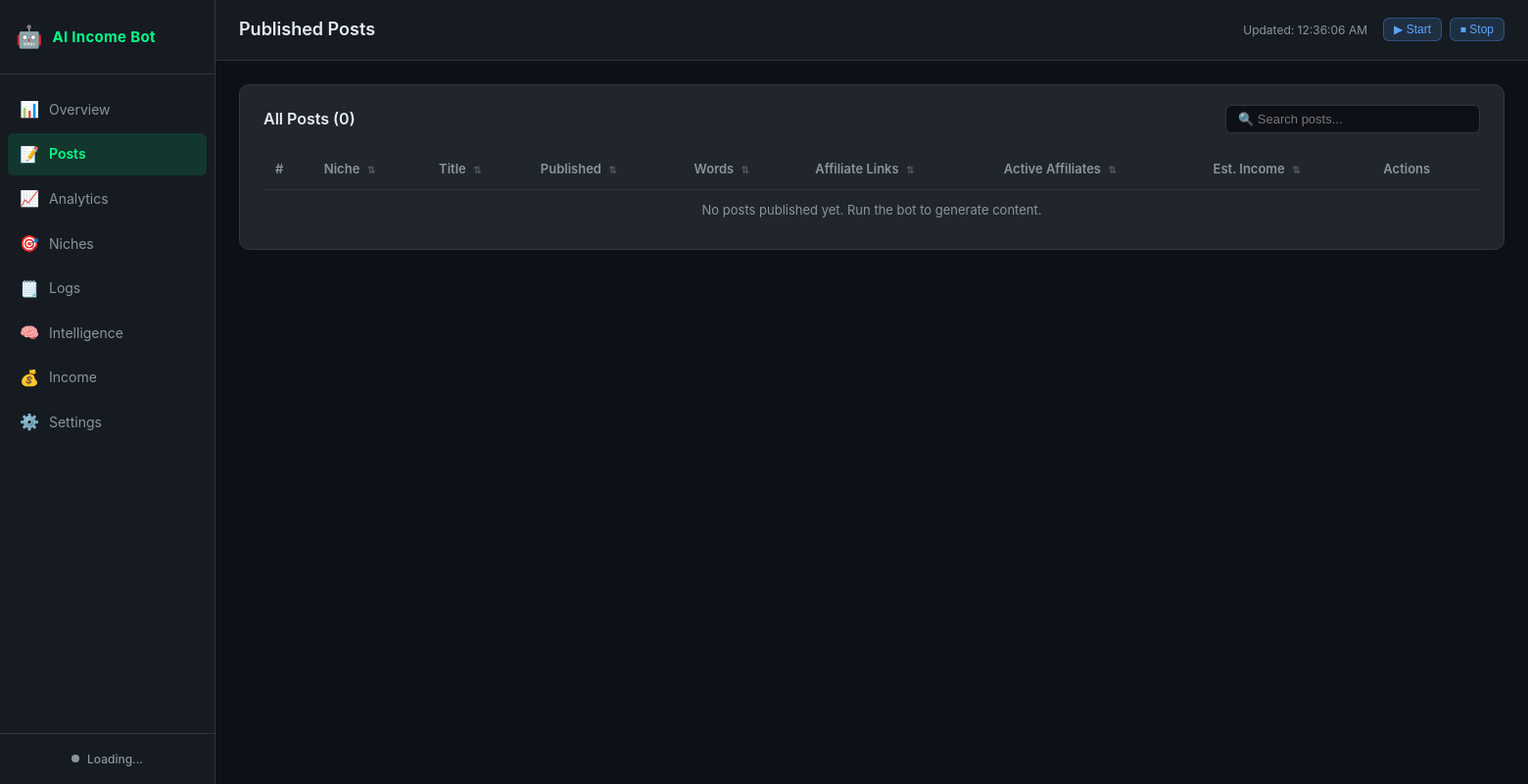
The app's page /posts, older data.
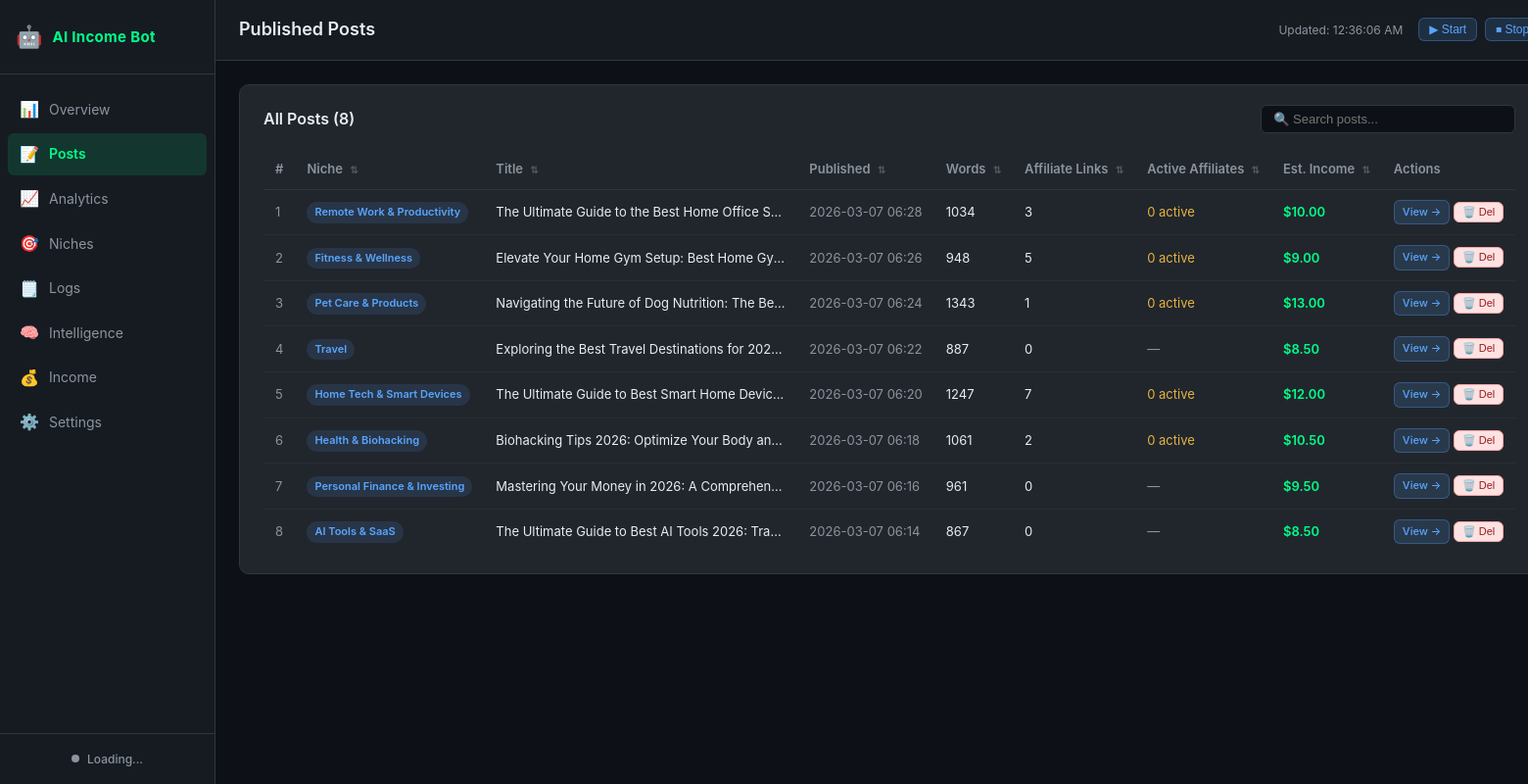
The same page, newer data.
### tables this page shows
CREATE TABLE posts (
            id INTEGER PRIMARY KEY AUTOINCREMENT,
            niche_id TEXT NOT NULL,
            niche_name TEXT NOT NULL,
            title TEXT NOT NULL,
            slug TEXT UNIQUE NOT NULL,
            url TEXT,
            youtube_url TEXT,
            published_at DATETIME DEFAULT CURRENT_TIMESTAMP,
            word_count INTEGER DEFAULT 0,
            affiliate_links_count INTEGER DEFAULT 0,
            estimated_clicks INTEGER DEFAULT 0,
            estimated_income REAL DEFAULT 0.0,
            status TEXT DEFAULT 'published'
        );

### dashboard/app.py (the view)
@app.route("/posts")
def posts():
    from core import analytics_tracker
    db = _get_db()
    all_posts = analytics_tracker.get_all_posts(db)
    settings = _load_settings()
    active_affiliates = _get_active_affiliates()
    return render_template("posts.html", posts=all_posts, settings=settings,
                           active_affiliates=active_affiliates)

### core/analytics_tracker.py (called while the page is built)
def get_all_posts(db_path: Path) -> list:
    try:
        conn = sqlite3.connect(str(db_path))
        conn.row_factory = sqlite3.Row
        rows = conn.execute("SELECT * FROM posts ORDER BY published_at DESC").fetchall()
        conn.close()
        return [dict(r) for r in rows]
    except Exception:
        return []

### dashboard/app.py (called while the page is built)
def _get_db():
    import sys
    sys.path.insert(0, str(_PROJECT_ROOT))
    from core import analytics_tracker
    if not _DB_PATH.exists():
        _DB_PATH.parent.mkdir(parents=True, exist_ok=True)
        analytics_tracker.init_db(_DB_PATH)
    return _DB_PATH

def _load_settings() -> dict:
    try:
        with open(_SETTINGS_CONFIG_PATH) as f:
            return yaml.safe_load(f)
    except Exception:
        return {}

### dashboard/templates/posts.html (shortened to what this page needs)
{% extends "base.html" %}
{% block page_title %}Published Posts{% endblock %}
{% block content %}
<div class="card">
  <div class="card-header">
    <h3 class="card-title">All Posts ({{ posts|length }})</h3>
    <input
      type="text"
      id="postSearch"
      class="search-input"
      placeholder="🔍 Search posts..."
      oninput="filterPosts(this.value)"
    >
  </div>
  <div class="table-wrapper">
    <table class="data-table" id="postsTable">
      <thead>
        <tr>
          <th>#</th>
          <th class="sortable" data-col="1">Niche <span class="sort-icon">⇅</span></th>
          <th class="sortable" data-col="2">Title <span class="sort-icon">⇅</span></th>
          <th class="sortable" data-col="3">Published <span class="sort-icon">⇅</span></th>
          <th class="sortable" data-col="4">Words <span class="sort-icon">⇅</span></th>
          <th class="sortable" data-col="5">Affiliate Links <span class="sort-icon">⇅</span></th>
          <th class="sortable" data-col="6">Active Affiliates <span class="sort-icon">⇅</span></th>
          <th class="sortable" data-col="7">Est. Income <span class="sort-icon">⇅</span></th>
          <th>Actions</th>
        </tr>
      </thead>
      <tbody>
        {% for post in posts %}
        <tr class="post-row" data-post-id="{{ post.id }}" data-title="{{ post.title|lower }}" data-niche="{{ post.niche_name|lower }}">
          <td class="text-muted">{{ loop.index }}</td>
          <td><span class="niche-badge">{{ post.niche_name }}</span></td>
          <td class="post-title">{{ post.title }}</td>
          <td class="text-muted" style="white-space:nowrap;">{{ post.published_at[:16] | replace('T', ' ') if post.published_at else '—' }}</td>
          <td>{{ post.word_count }}</td>
          <td>{{ post.affiliate_links_count }}</td>
          <td>
            {% set active_count = active_affiliates.values()|select|list|length %}
            {% if post.affiliate_links_count > 0 and active_count > 0 %}
              <span style="color:var(--accent-green);">{{ active_count }} active</span>
            {% elif post.affiliate_links_count > 0 %}
              <span style="color:var(--warning-yellow);">0 active</span>
            {% else %}
              <span class="text-muted">—</span>
            {% endif %}
          </td>
          <td class="income-cell">${{ "%.2f"|format(post.estimated_income) }}</td>
          <td style="white-space:nowrap;">
            {% if post.url %}
            <a href="{{ post.url }}" target="_blank" class="btn btn-sm">View →</a>
            {% else %}
            <span class="text-muted">—</span>
            {% endif %}
            <button class="btn btn-sm" style="background:#fee2e2;color:#991b1b;border:1px solid #fca5a5;" onclick="deletePost({{ post.id }}, '{{ post.title|replace("'", "\\'") }}')">🗑️ Del</button>
          </td>
        </tr>
        {% else %}
        <tr>
          <td colspan="9" class="text-muted text-center">No posts published yet. Run the bot to generate content.</td>
        </tr>
        {% endfor %}
      </tbody>
    </table>
  </div>
</div>
{% endblock %}

### dashboard/templates/base.html (shortened to what this page needs)
<!DOCTYPE html>
<html lang="en">
<head>
  <link rel="stylesheet" href="{{ url_for('static', filename='css/dashboard.css') }}">
</head>
<body>
  <div class="layout">
    <nav class="sidebar" id="sidebar">
      <div class="sidebar-brand">
        <span class="brand-icon">🤖</span>
        <span class="brand-name">AI Income Bot</span>
      </div>
      <ul class="nav-list">
        <li class="nav-item">
          <a href="/" class="nav-link {% if request.path == '/' %}active{% endif %}">
            <span class="nav-icon">📊</span><span class="nav-text">Overview</span>
          </a>
        </li>
        <li class="nav-item">
          <a href="/posts" class="nav-link {% if request.path == '/posts' %}active{% endif %}">
            <span class="nav-icon">📝</span><span class="nav-text">Posts</span>
          </a>
        </li>
        <li class="nav-item">
          <a href="/analytics" class="nav-link {% if request.path == '/analytics' %}active{% endif %}">
            <span class="nav-icon">📈</span><span class="nav-text">Analytics</span>
          </a>
        </li>
        <li class="nav-item">
          <a href="/niches" class="nav-link {% if request.path == '/niches' %}active{% endif %}">
            <span class="nav-icon">🎯</span><span class="nav-text">Niches</span>
          </a>
        </li>
        <li class="nav-item">
          <a href="/logs" class="nav-link {% if request.path == '/logs' %}active{% endif %}">
            <span class="nav-icon">🗒️</span><span class="nav-text">Logs</span>
          </a>
        </li>
        <li class="nav-item">
          <a href="/intelligence" class="nav-link {% if request.path == '/intelligence' %}active{% endif %}">
            <span class="nav-icon">🧠</span><span class="nav-text">Intelligence</span>
          </a>
        </li>
        <li class="nav-item">
          <a href="/income" class="nav-link {% if request.path == '/income' %}active{% endif %}">
            <span class="nav-icon">💰</span><span class="nav-text">Income</span>
          </a>
        </li>
        <li class="nav-item">
          <a href="/settings" class="nav-link {% if request.path == '/settings' %}active{% endif %}">
            <span class="nav-icon">⚙️</span><span class="nav-text">Settings</span>
          </a>
        </li>
      </ul>
      <div class="sidebar-footer">
        <div class="bot-status-indicator" id="botStatusSidebar">
          <span class="status-dot" id="statusDot"></span>
          <span class="status-text" id="statusText">Loading...</span>
        </div>
      </div>
    </nav>
    <div class="main-area">
      <header class="top-bar">
        <div class="top-bar-left">
          <h1 class="page-title">{% block page_title %}Dashboard{% endblock %}</h1>
        </div>
        <div class="top-bar-right">
          <span class="last-updated">Updated: <span id="updateTime">—</span></span>
          <div class="bot-controls">
            <button class="btn btn-start" id="btnStart" onclick="botStart()" title="Start bot">▶ Start</button>
            <button class="btn btn-stop" id="btnStop" onclick="botStop()" title="Stop bot">⏹ Stop</button>
          </div>
        </div>
      </header>
      <main class="content">
        {% block content %}{% endblock %}
      </main>
    </div>
  </div>
</body>
</html>

Row changes from the older to the newer data that the page shows:
added posts: niche_name "Remote Work & Productivity", title "The Ultimate Guide to the Best Home Office S…", published_at "2026-03-07 06:28", word_count "1034", affiliate_links_count "3", shows "0 active", estimated_income "10.00"
added posts: niche_name "Fitness & Wellness", title "Elevate Your Home Gym Setup: Best Home Gy…", published_at "2026-03-07 06:26", word_count "948", affiliate_links_count "5", shows "0 active", estimated_income "9.00"
added posts: niche_name "Pet Care & Products", title "Navigating the Future of Dog Nutrition: The Be…", published_at "2026-03-07 06:24", word_count "1343", affiliate_links_count "1", shows "0 active", estimated_income "13.00"
added posts: niche_name "Travel", title "Exploring the Best Travel Destinations for 202…", published_at "2026-03-07 06:22", word_count "887", affiliate_links_count "0", estimated_income "8.50"
added posts: niche_name "Home Tech & Smart Devices", title "The Ultimate Guide to Best Smart Home Devic…", published_at "2026-03-07 06:20", word_count "1247", affiliate_links_count "7", shows "0 active", estimated_income "12.00"
added posts: niche_name "Health & Biohacking", title "Biohacking Tips 2026: Optimize Your Body an…", published_at "2026-03-07 06:18", word_count "1061", affiliate_links_count "2", shows "0 active", estimated_income "10.50"
added posts: niche_name "Personal Finance & Investing", title "Mastering Your Money in 2026: A Comprehen…", published_at "2026-03-07 06:16", word_count "961", affiliate_links_count "0", estimated_income "9.50"
added posts: niche_name "AI Tools & SaaS", title "The Ultimate Guide to Best AI Tools 2026: Tra…", published_at "2026-03-07 06:14", word_count "867", affiliate_links_count "0", estimated_income "8.50"
Text that changed along with them:
{{ posts|length }}: "0" → "8"
text no longer shown: "No posts published yet. Run the bot to generate content."
